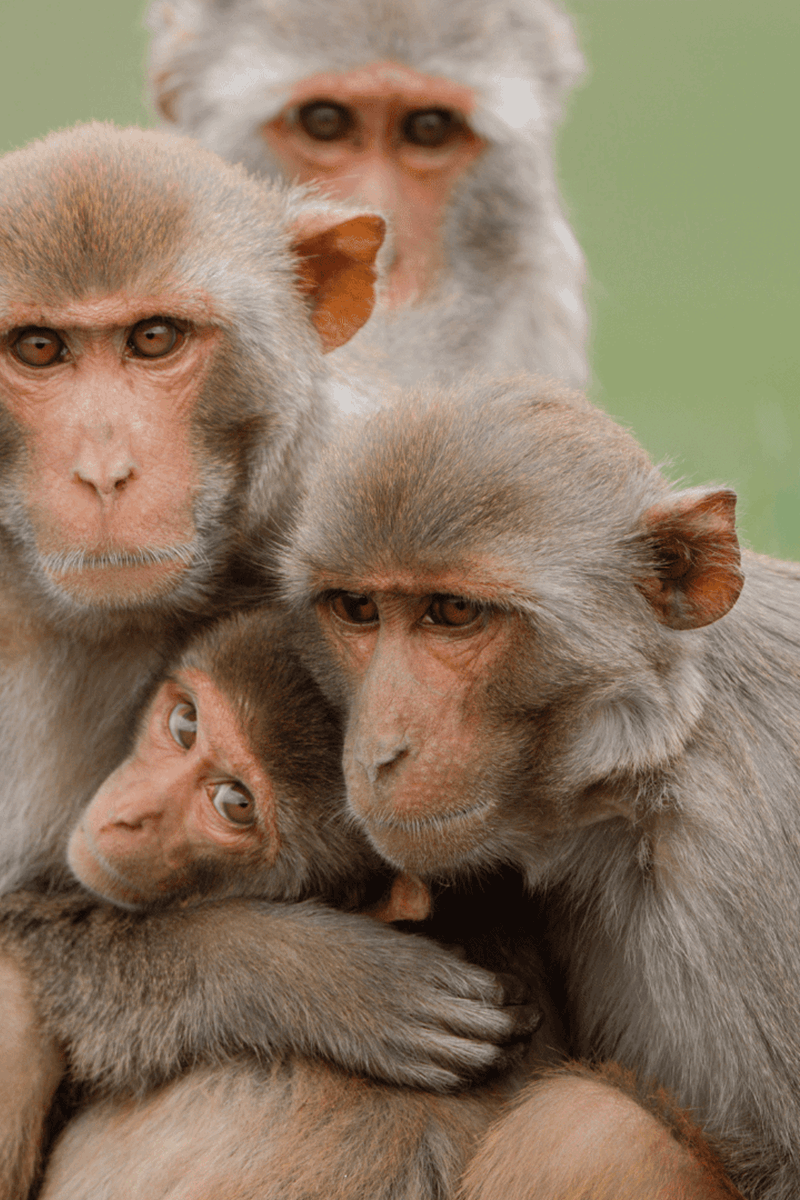
#> input picture images/monkey_hero.png, 800 x 1200 px
$ python t.py
#> lines starting #> are read from the running program, lines starting #| are printed output that depends on the picture
from PIL import Image
import numpy as np

im = Image.open("../images/monkey_hero.png")
#> im is the input picture: PIL image 800x1200 P; mean R, G, B, A 139, 119.1, 97.7, 255
arr = np.asarray(im)
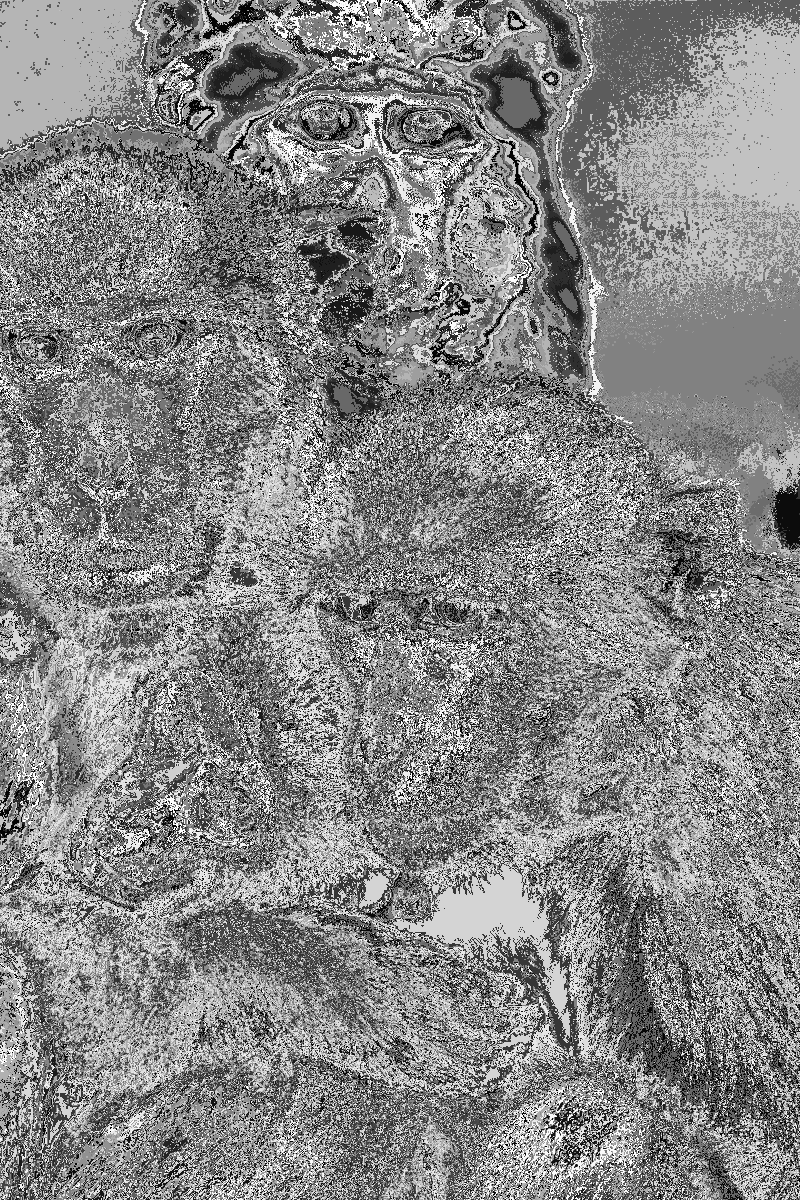
#> arr: shape (1200, 800); min 1, max 254, mean 134.2

print(arr.shape)
#| (1200, 800)
